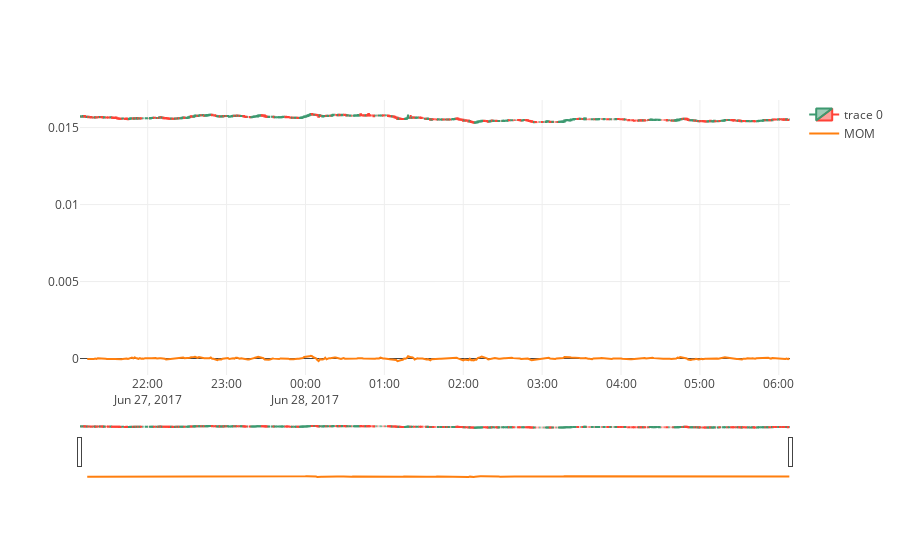

Notebook code cell kept with this figure:
### Code cell
# need to make this a subplot type thing
dates = bars.index
trace = Candlestick(bars, x=dates)

scatters = [Scatter(x=dates, y=mom, name='MOM')]

data = [trace] + scatters
iplot(data)

### Figure 1 — Plotly figure (JSON) as saved in the notebook; plotly's stock layout.template omitted (floating-point values rounded to 4 significant figures; data arrays with more than 128 entries replaced by an {"elided": "..."} marker saying what was removed)
{"data": [{"close": {"elided": "540 float values"}, "high": {"elided": "540 float values"}, "low": {"elided": "540 float values"}, "open": {"elided": "540 float values"}, "type": "candlestick", "x": {"elided": "540 str values"}}, {"name": "MOM", "type": "scatter", "x": {"elided": "540 str values"}, "y": {"elided": "540 float values"}}], "layout": {}}
